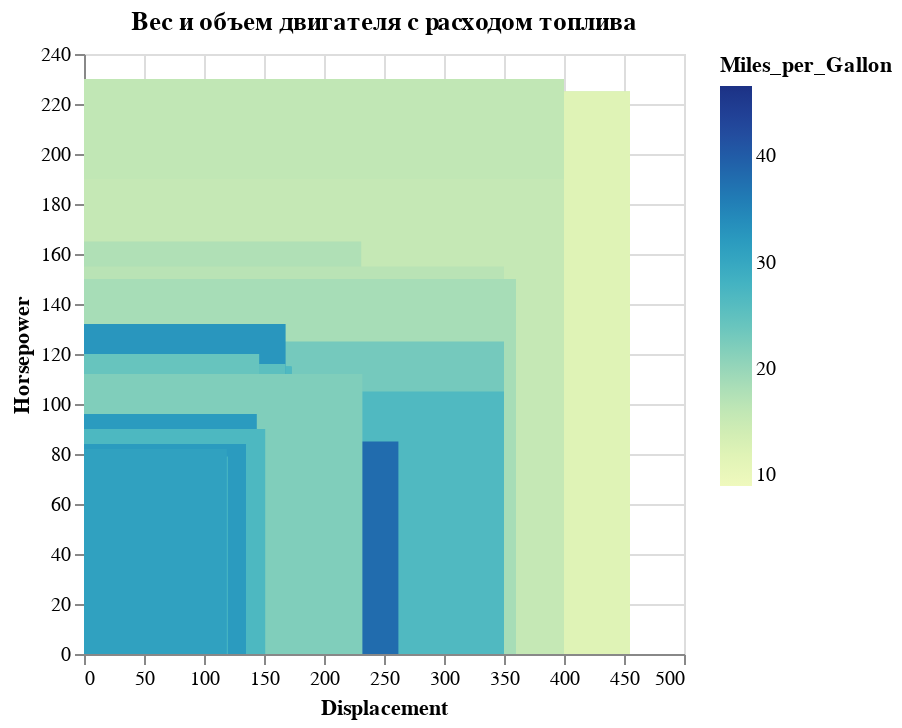

The code cell stored with this chart in its notebook:
### Markdown cell above
#### Вес и объем двигателя с расходом топлива

### Code cell
alt.Chart(cars).mark_rect().encode(
    x='Displacement:Q',
    y='Horsepower:Q',
    color='Miles_per_Gallon:Q',
).properties(title='Вес и объем двигателя с расходом топлива')

### Figure 1 — Vega-Lite specification as saved in the notebook (floating-point values rounded to 4 significant figures; data arrays with more than 128 entries replaced by an {"elided": "..."} marker saying what was removed)
{"config": {"view": {"continuousWidth": 300, "continuousHeight": 300}}, "data": {"name": "data-583e73726c1545c56c203344161a975c"}, "mark": {"type": "rect"}, "encoding": {"color": {"field": "Miles_per_Gallon", "type": "quantitative"}, "x": {"field": "Displacement", "type": "quantitative"}, "y": {"field": "Horsepower", "type": "quantitative"}}, "title": "Вес и объем двигателя с расходом топлива", "$schema": "https://vega.github.io/schema/vega-lite/v5.20.1.json", "datasets": {"data-583e73726c1545c56c203344161a975c": {"elided": "406 records"}}}
